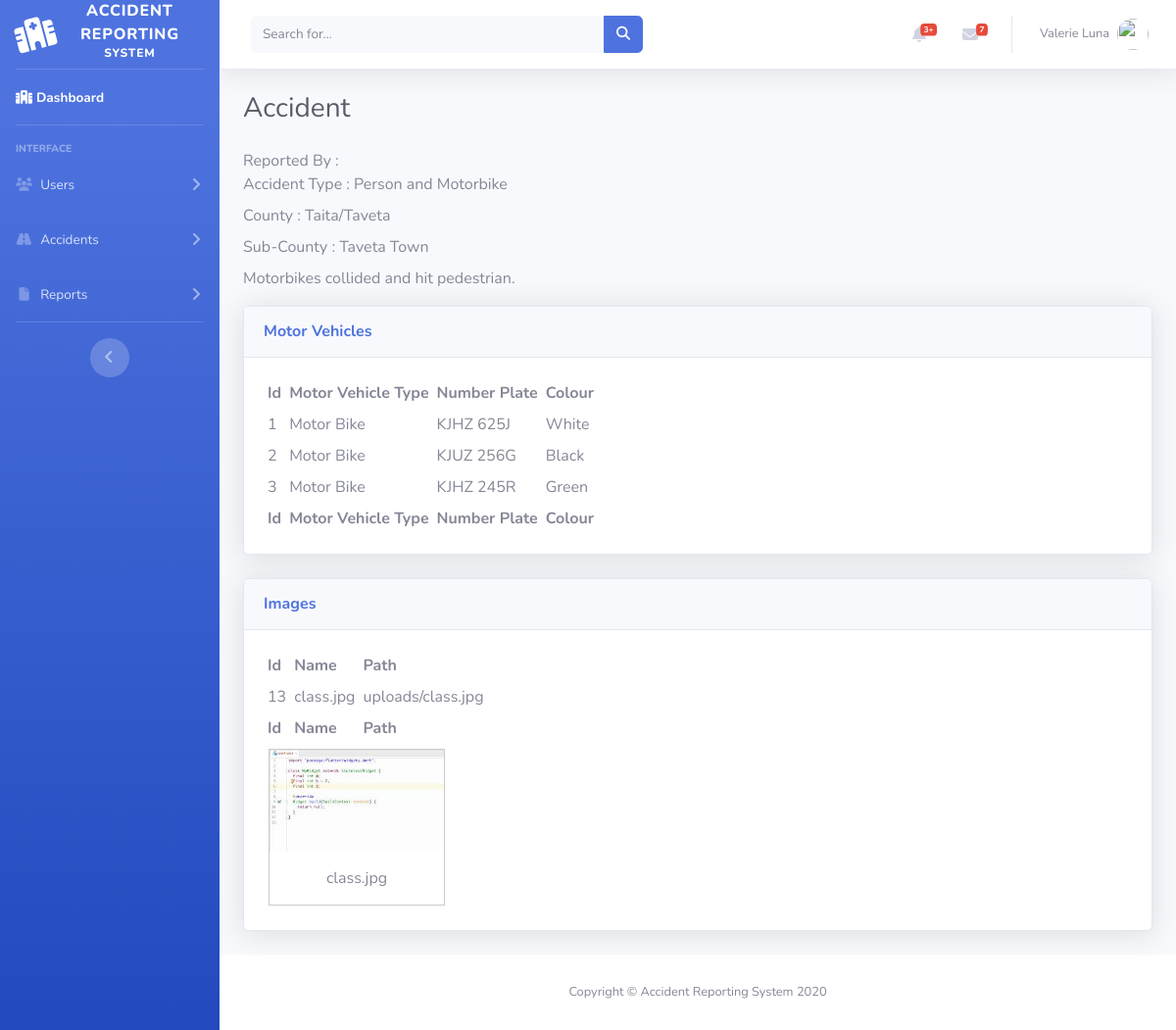
The app's page /accidents/viewdetails/12 with its own data.
### tables this page shows
CREATE TABLE `accidents` (
  `Id` int(11) NOT NULL,
  `UUID` varchar(255) NOT NULL,
  `ReportedBy` varchar(100) DEFAULT NULL,
  `County` varchar(50) NOT NULL,
  `SubCounty` varchar(50) NOT NULL,
  `Location` varchar(50) NOT NULL,
  `AccidentType` varchar(50) NOT NULL,
  `Details` varchar(255) NOT NULL,
  `AccidentDate` datetime NOT NULL DEFAULT current_timestamp()
);

CREATE TABLE `images` (
  `Id` int(11) NOT NULL,
  `AccidentUUID` varchar(255) NOT NULL,
  `Name` varchar(50) NOT NULL,
  `Path` varchar(50) NOT NULL
);

### application/controllers/Accidents.php (called while the page is built, shortened)
<?php
class Accidents extends CI_Controller {
    public function __construct() {
        $this->load->helper('url');
    }
    function viewdetails($id)
    {
        $this->load->model('model_accidents');
        $this->load->model('model_motorvehicles');
        $data['accident'] = $this->model_accidents->getaccidentdetailsoverid($id);
        $data['images'] = $this->model_accidents->getimagesoveruuid($data['accident'][0]['UUID']);
        $data['motorvehicles'] = $this->model_motorvehicles->getmotorvehiclesoveruuid($data['accident'][0]['UUID']);
        $data['title'] = 'Accident Reporting System | Accidents - ' .$id;
        $data['faviconpartpath'] = base_url().'img/favicon.png';
        $this->load->view('includes/header', $data);
        $this->load->view('view_single_accident', $data);
        $this->load->view('includes/footer', $data);
    }
}

### index.php (called while the page is built, shortened)
<?php
require_once BASEPATH.'core/CodeIgniter.php';

### application/models/Model_accidents.php (called while the page is built, shortened)
<?php
class Model_Accidents extends CI_Model {
    public function getaccidentdetailsoverid($id)
    {
        $this->db->query("SET sql_mode = '' ");
        $this->db->where('Id', $id);
        $query = $this->db->get('accidents');
        if ($query->num_rows() > 0)
        {
            return $query->result_array();
        } else {
            return array();
        }
    }
    public function getimagesoveruuid($uuid)
    {
        $this->db->query("SET sql_mode = '' ");
        $this->db->where('AccidentUUID', $uuid);
        $query = $this->db->get('images');
        if ($query->num_rows() > 0)
        {
            return $query->result_array();
        } else {
            return array();
        }
    }
}

### application/views/view_single_accident.php (the view)
<div class="container-fluid">
    <div class="d-sm-flex align-items-center justify-content-between mb-4">
        <h1 class="h3 mb-0 text-gray-800">Accident</h1>
    </div>
    <?php
        echo 'Reported By : '.form_label($accident[0]['ReportedBy']).br(1);
        echo 'Accident Type : '.form_label($accident[0]['AccidentType']).br(1);
        echo 'County : '.form_label($accident[0]['County']).br(1);
        echo 'Sub-County : '.form_label($accident[0]['SubCounty']).br(1);
    ?>
    <div>
        <p>
            <?php echo $accident[0]['Details']; ?>
        </p>
    </div>
    <div class="card shadow mb-4">
        <div class="card-header py-3">
        <h6 class="m-0 font-weight-bold text-primary">Motor Vehicles</h6>
        </div>
        <div class="card-body">
            <div class="table-responsive">
                <?php
                    $template = array(
                        'table_open'=> '<table border="0" cellpadding="0" class="table table-bordered">',
                        'id'=>'dataTable',
                        'width'=>'100%',
                        'cellspacing'=>'0'
                    );
                    $this->table->set_heading('Id', 'Motor Vehicle Type', 'Number Plate', 'Colour');
                    foreach ($motorvehicles as $motorvehicle)
                    {
                        $this->table->add_row($motorvehicle['Id'], $motorvehicle['MotorVehicleType'], $motorvehicle['NumberPlate'], $motorvehicle['Color']);
                    }
                    $this->table->add_row('<b>Id</b>', '<b>Motor Vehicle Type</b>', '<b>Number Plate</b>', '<b>Colour</b>');
                    $this->table->set_template($template);
                    echo $this->table->generate();
                ?>
            </div>
        </div>
    </div>
    <div class="card shadow mb-4">
        <div class="card-header py-3">
            <h6 class="m-0 font-weight-bold text-primary">Images</h6>
        </div>
        <div class="card-body">
            <div class="table-responsive">
                <?php
                    $template = array(
                        'table_open'=> '<table border="0" cellpadding="0" class="table table-bordered">',
                        'id'=>'dataTable',
                        'width'=>'100%',
                        'cellspacing'=>'0'
                    );
                    $this->table->set_heading('Id', 'Name', 'Path');
                    foreach ($images as $image)
                    {
                        $this->table->add_row($image['Id'], $image['Name'], $image['Path']);
                    }
                    $this->table->add_row('<b>Id</b>', '<b>Name</b>', '<b>Path</b>');
                    $this->table->set_template($template);
                    echo $this->table->generate();
                ?>
            </div>
            <?php foreach($images as $image) {?>
            <div class="gallery">
                <a target="_blank" href="<?php echo base_url().$image['Path']; ?>">
                    <img src="<?php echo base_url().$image['Path']; ?>" alt="Cinque Terre" width="600" height="400">
                </a>
                <div class="desc"><?php echo $image['Name']; ?></div>
            </div>
            <?php }?>
        </div>
    </div>
</div>

### application/views/includes/header.php (shortened to what this page needs)
<!DOCTYPE html>
<html lang="en">
    <head>
        <link href="<?php echo base_url(); ?>vendor/fontawesome-free/css/all.min.css" rel="stylesheet" type="text/css" />
        <link href="<?php echo base_url(); ?>css/sb-admin-2.min.css" rel="stylesheet" />
        <link href="<?php echo base_url(); ?>css/style.css" rel="stylesheet" />
    </head>
    <body id="page-top">
        <div id="wrapper">
            <ul class="navbar-nav bg-gradient-primary sidebar sidebar-dark accordion" id="accordionSidebar">
                <?php
                    echo anchor('main/dashboard', '<div class="sidebar-brand-icon rotate-n-15"><i class="fas fa-hospital"></i></div><div class="sidebar-brand-text mx-3">Accident Reporting <sup>System</sup></div>', 'class="sidebar-brand d-flex align-items-center justify-content-center"');
                ?>
                <hr class="sidebar-divider my-0" />
                <li class="nav-item active">
                    <?php echo anchor('main/dashboard', '<i class="fas fa-fw fa-hospital"></i><span>Dashboard</span>', 'class="nav-link"');?>
                </li>
                <hr class="sidebar-divider" />
                <div class="sidebar-heading">
                    Interface
                </div>
                <li class="nav-item">
                    <a class="nav-link collapsed" href="#" data-toggle="collapse" data-target="#collapseTwo" aria-expanded="true" aria-controls="collapseTwo">
                        <i class="fas fa-fw fa-users"></i>
                        <span>Users</span>
                    </a>
                </li>
                <li class="nav-item">
                    <a class="nav-link collapsed" href="#" data-toggle="collapse" data-target="#collapseUtilities" aria-expanded="true" aria-controls="collapseUtilities">
                        <i class="fas fa-fw fa-road"></i>
                        <span>Accidents</span>
                    </a>
                </li>
                <li class="nav-item">
                    <a class="nav-link collapsed" href="#" data-toggle="collapse" data-target="#collapseReports" aria-expanded="true" aria-controls="collapseReports">
                        <i class="fas fa-fw fa-file"></i>
                        <span>Reports</span>
                    </a>
                </li>
                <hr class="sidebar-divider d-none d-md-block" />
                <div class="text-center d-none d-md-inline">
                    <button class="rounded-circle border-0" id="sidebarToggle"></button>
                </div>
            </ul>
            <div id="content-wrapper" class="d-flex flex-column">
                <div id="content">
                    <nav class="navbar navbar-expand navbar-light bg-white topbar mb-4 static-top shadow">
                        <form class="d-none d-sm-inline-block form-inline mr-auto ml-md-3 my-2 my-md-0 mw-100 navbar-search">
                            <div class="input-group">
                                <input type="text" class="form-control bg-light border-0 small" placeholder="Search for..." aria-label="Search" aria-describedby="basic-addon2" />
                                <div class="input-group-append">
                                    <button class="btn btn-primary" type="button">
                                        <i class="fas fa-search fa-sm"></i>
                                    </button>
                                </div>
                            </div>
                        </form>
                        <ul class="navbar-nav ml-auto">
                            <li class="nav-item dropdown no-arrow mx-1">
                                <a class="nav-link dropdown-toggle" href="#" id="alertsDropdown" role="button" data-toggle="dropdown" aria-haspopup="true" aria-expanded="false">
                                    <i class="fas fa-bell fa-fw"></i>
                                    <span class="badge badge-danger badge-counter">3+</span>
                                </a>
                            </li>
                            <li class="nav-item dropdown no-arrow mx-1">
                                <a class="nav-link dropdown-toggle" href="#" id="messagesDropdown" role="button" data-toggle="dropdown" aria-haspopup="true" aria-expanded="false">
                                    <i class="fas fa-envelope fa-fw"></i>
                                    <span class="badge badge-danger badge-counter">7</span>
                                </a>
                            </li>
                            <li class="nav-item dropdown no-arrow">
                                <a class="nav-link dropdown-toggle" href="#" id="userDropdown" role="button" data-toggle="dropdown" aria-haspopup="true" aria-expanded="false">
                                    <span class="mr-2 d-none d-lg-inline text-gray-600 small">Valerie Luna</span>
                                    <img class="img-profile rounded-circle" src="https://source.unsplash.com/QAB-WJcbgJk/60x60" />
                                </a>
                            </li>
                        </ul>
                    </nav>

### application/views/includes/footer.php (shortened to what this page needs)
                </div>
                <footer class="sticky-footer bg-white">
                    <div class="container my-auto">
                        <div class="copyright text-center my-auto">
                            <span>Copyright &copy; Accident Reporting System <?php echo date("Y"); ?></span>
                        </div>
                    </div>
                </footer>
            </div>
        </div>
    </body>
</html>

### css/style.css (style rules this page uses)
.gallery { margin: 5px; border: 1px solid #ccc; float: left; width: 180px; }
.gallery img { width: 100%; height: auto; }
.desc { padding: 15px; text-align: center; }

### records on screen
accidents: AccidentType "Person and Motorbike", County "Taita/Taveta", SubCounty "Taveta Town", Details "Motorbikes collided and hit pedestrian."
images: Path (picture), Name "class.jpg"

### other values on screen
$this->table->generate() "Id Motor Vehicle Type Number Plate Colour 1 Motor Bike KJHZ 625J White 2 Motor Bike KJUZ 256G Black 3 Motor Bike KJHZ 245R Green Id Motor Vehicle Type Number Plate Colour"
$this->table->generate() "Id Name Path 13 class.jpg uploads/class.jpg Id Name Path"
